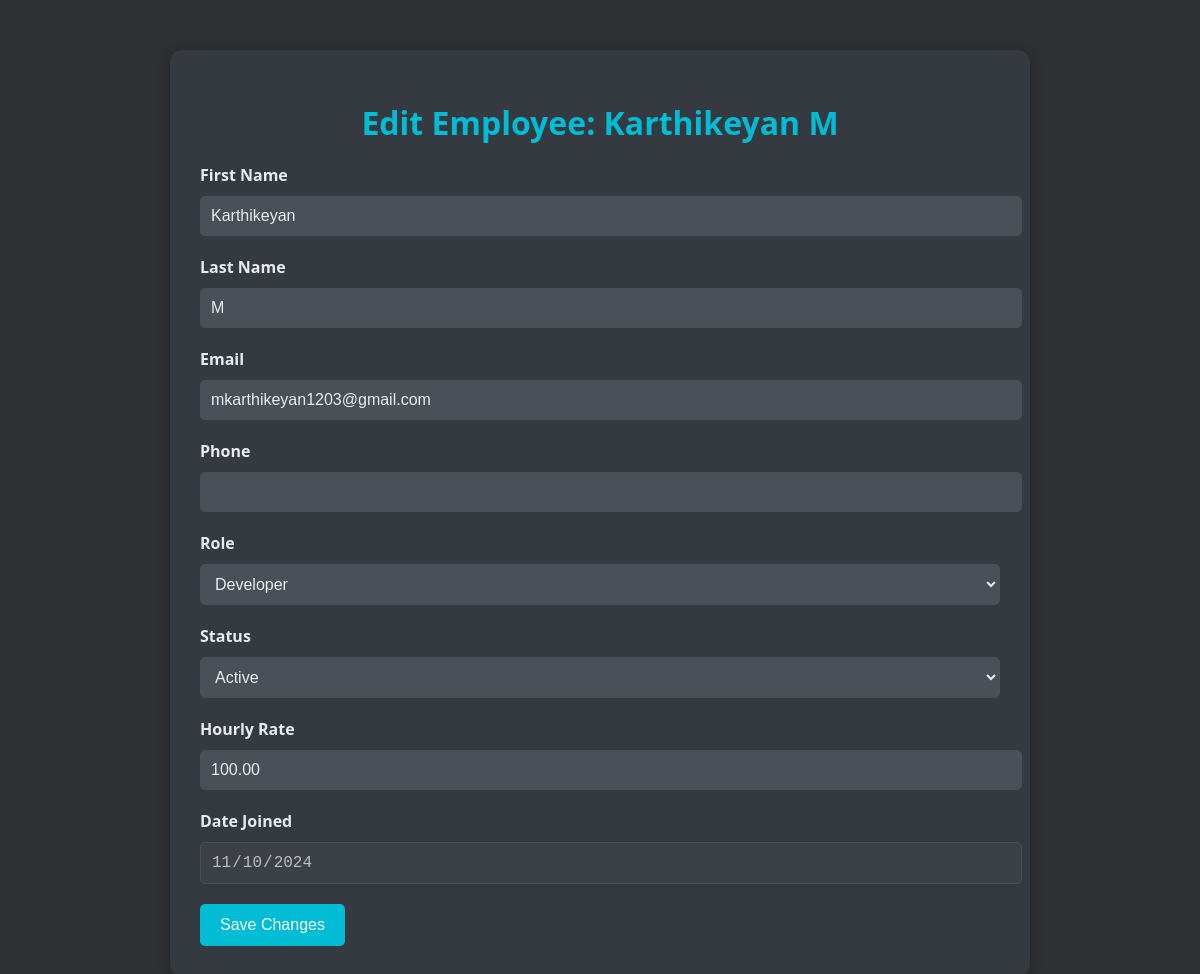
The page /edit_employee/2/ (signed in) on the database its author committed.
### apis/models.py (models this page shows, shortened)
class CustomUser(AbstractUser):
    ROLE_CHOICES = [
        ('HR', 'HR'),
        ('Manager', 'Manager'),
        ('Software Engineer', 'Software Engineer'),
        ('Developer', 'Developer'),
    ]
    role = models.CharField(max_length=20, choices=ROLE_CHOICES, default='Developer')
    salary = models.DecimalField(max_digits=10, decimal_places=2, null=True, blank=True)
    hourly_rate = models.DecimalField(max_digits=10, decimal_places=2, default=0.00)

### apis/views.py (the view, shortened to what this page needs)
# urls.py: path('edit_employee/<int:employee_id>/', views.employee_edit, name='employee_edit'),
@login_required
def employee_edit(request, employee_id):
    employee = get_object_or_404(CustomUser, id=employee_id)
    return render(request, 'Admin/employee_edit.html', {'employee': employee})

### templates/Admin/employee_edit.html (shortened to what this page needs)
<!DOCTYPE html>
<html lang="en">
<head>
</head>
<body>
    <div class="container">
        <h1>Edit Employee: {{ employee.first_name }} {{ employee.last_name }}</h1>
        <form method="POST">
            <div class="form-group">
                <label for="first_name">First Name</label>
                <input type="text" id="first_name" name="first_name" value="{{ employee.first_name }}" required>
            </div>
            <div class="form-group">
                <label for="last_name">Last Name</label>
                <input type="text" id="last_name" name="last_name" value="{{ employee.last_name }}" required>
            </div>
            <div class="form-group">
                <label for="email">Email</label>
                <input type="email" id="email" name="email" value="{{ employee.email }}" required>
            </div>
            <div class="form-group">
                <label for="phone">Phone</label>
                <input type="tel" id="phone" name="phone" value="{{ employee.phone }}" required>
            </div>
            <div class="form-group">
                <label for="role">Role</label>
                <select id="role" name="role" required>
                    <option value="Developer" {% if employee.role == "Developer" %}selected{% endif %}>Developer</option>
                </select>
            </div>
            <div class="form-group">
                <label for="status">Status</label>
                <select id="status" name="status" required>
                    <option value="Active" {% if employee.role == "Active" %}selected{% endif %}>Active</option>
                </select>
            </div>
            <div class="form-group">
                <label for="hourly_rate">Hourly Rate</label>
                <input type="text" id="hourly_rate" name="hourly_rate" value="{{ employee.hourly_rate }}" required>
            </div>
            <div class="form-group">
                <label for="date_joined">Date Joined</label>
                <input type="date" id="date_joined" name="date_joined" value="{{ employee.date_joined|date:'Y-m-d' }}" readonly>
            </div>
            <button type="submit">Save Changes</button>
        </form>
    </div>
</body>
</html>

### templates/Admin/employee_edit.html (style rules this page uses)
body { font-family: 'Segoe UI', Tahoma, Geneva, Verdana, sans-serif; background-color: #2d2f33; color: #e9ecef; margin: 0; padding: 0; display: flex; justify-content: center; align-items: flex-start; min-height: 100vh; }
.container { max-width: 800px; width: 100%; padding: 30px; background-color: #343a40; border-radius: 12px; box-shadow: 0 4px 12px rgba(0, 0, 0, 0.25); margin-top: 50px; }
h1 { text-align: center; color: #00bcd4; margin-bottom: 20px; }
.form-group { margin-bottom: 20px; }
label { font-weight: bold; display: block; margin-bottom: 5px; }
input[type="text"], input[type="email"], input[type="tel"], input[type="date"], select { width: 100%; padding: 10px; font-size: 16px; margin-top: 5px; border-radius: 5px; border: 1px solid #495057; background-color: #495057; color: #e9ecef; }
input[readonly] { background-color: #3c4147; color: #bdbdbd; cursor: not-allowed; }
button { padding: 12px 20px; background-color: #00bcd4; color: #ffffff; border: none; border-radius: 5px; cursor: pointer; font-size: 16px; transition: background-color 0.3s ease, transform 0.2s ease; }

### rows shown on the page
CustomUser: first_name "Karthikeyan", last_name "M", email "mkarthikeyan1203@gmail.com", role "Developer", hourly_rate "100.00", date_joined "11/10/2024"
